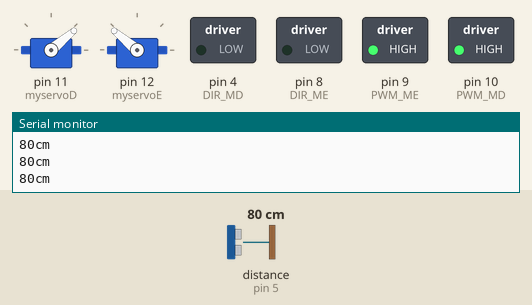
This sketch was run on a simulated Arduino Uno, built with avr-gcc and run on an emulated ATmega328P. On the bench: 2 × servo, switched loads named in the sketch (green lamp = pin HIGH), the last lines printed to the serial monitor. Dashed ring = blinking. The inputs (shaded band) are chosen by the test bench; at power-on: distance to the obstacle (sensor on pin 5) 80 cm.

Above: at 1.2 s.
1.3 s: distance to the obstacle (sensor on pin 5) set to 50 cm
4.3 s: distance to the obstacle (sensor on pin 5) set to 43 cm
At 4.54 s:
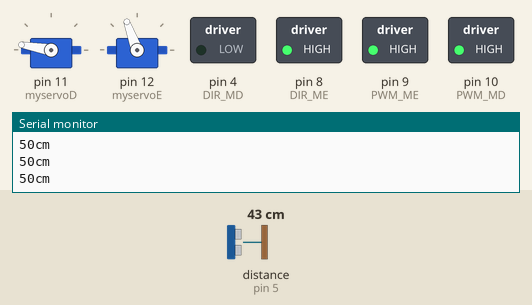
7.3 s: distance to the obstacle (sensor on pin 5) set to 60 cm
At 7.39 s:
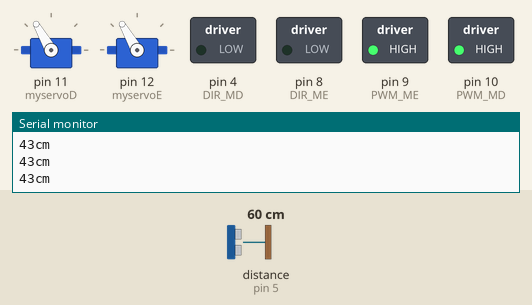
10.3 s: distance to the obstacle (sensor on pin 5) set to 2 cm
At 10.5 s:
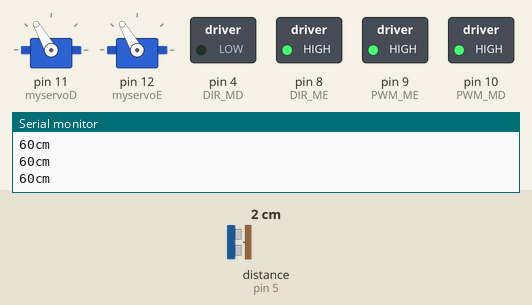
13.3 s: distance to the obstacle (sensor on pin 5) set to 120 cm
At 13.34 s:
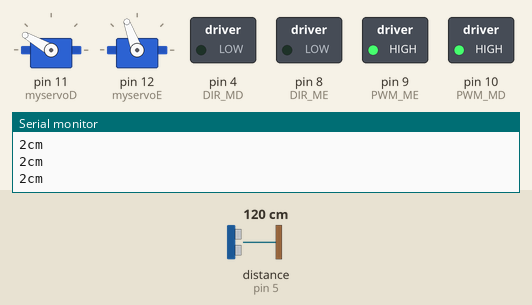
16.3 s: distance to the obstacle (sensor on pin 5) set to 4 cm
At 16.49 s:
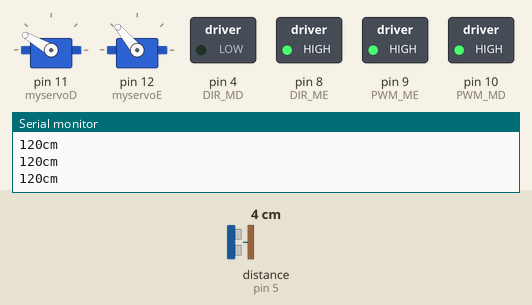
Timing chart, 0 to 22.4 s (numbered marks = the images above; inputs shaded):
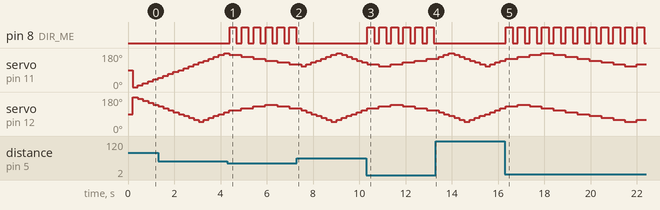

Measured:
- the behaviour switches between 46 and 45 cm on distance to the obstacle (sensor on pin 5) (found by bisection; images 0 and 1)
- after the input at 4.3 s, pin 8 (DIR_ME): alternates HIGH for 0.30 s and LOW for 0.22 s, starting after 0.09 s
- after the input at 7.3 s, pin 8 (DIR_ME): stops changing and stays LOW
- after the input at 10.3 s, pin 8 (DIR_ME): alternates HIGH for 0.30 s and LOW for 0.22 s, starting after 0.05 s
- after the input at 13.3 s, pin 8 (DIR_ME): stops changing and stays LOW
- after the input at 16.3 s, pin 8 (DIR_ME): alternates HIGH for 0.30 s and LOW for 0.22 s, starting after 0.05 s

The sketch:

K9.ino
```cpp
/**
 * Programa do K9
 *
 *
 * Autor: Mauricio de O. Pena
 * Data: 30/01/2014
 *
 */
#include <Ultrasonic.h>
#include <Servo.h>

// Indica constantes
#define PWM_MD 10            // PWM MOTOR DIREITO
#define PWM_ME 9             // PWM MOTOR ESQUERDO
#define DIR_MD 4             // DIRECAO MOTOR DIREITO
#define DIR_ME 8             // DIRECAO MOTOR ESQUERDO

// Seta variaveis globais
Ultrasonic ultrasonic(2, 5); // indica
Servo myservoD;              // inica objeto do servo da direita do cão
Servo myservoE;              // inica objeto do servo da esquerda do cão
int pos1 = 0;                // variável para armazenar a posição de servo da direita
int pos2 = 180;              // variável para armazenar a posição de servo da esquerda
int dir1 = 1;                // variable to store the servo position
int dir2 = 0;                // variable to store the servo position
long distancia = 100000000L; // variavel que recebe valor da distancia

void setup() {

    // Seta os pinos dos PWM dos motores como saidas
    pinMode(PWM_ME, OUTPUT);
    pinMode(PWM_MD, OUTPUT);

    // Seta os 2 pinos de controle dos motores
    pinMode(DIR_ME, OUTPUT);
    pinMode(DIR_MD, OUTPUT);

    // Aciona ambos os motores em 100%
    analogWrite(PWM_ME, 255);
    analogWrite(PWM_MD, 255);

    // Define direcao dos 2 motores
    digitalWrite(DIR_ME, LOW);
    digitalWrite(DIR_MD, LOW);

    // Configuracao da porta serial, para exibir as leituras do sonar
    Serial.begin( 9600 );

    // Configura servos
    myservoD.attach(11);  // atribui o servo no pino 11 para o objeto servo da direita do cão
    myservoE.attach(12);  // atribui o servo no pino 12 para o objeto servo da esquerda do cão
}

void loop() {

    // Obtem valor do sonar
    distancia = ultrasonic.Ranging(CM);

    // Checa se o robo colidiu com algo
    if (distancia <= 45)
    {
      // Movimenta para tras, circulando
      digitalWrite(DIR_ME, HIGH);
      digitalWrite(DIR_MD, LOW);

      // Aguarda 0,3 segundo
      delay(300);

      // Movimenta para frente
      digitalWrite(DIR_ME, LOW);
      digitalWrite(DIR_MD, LOW);
    }

    // Exibe leitura do sonar
    Serial.print(distancia);
    Serial.println( "cm" );
    delay(200);      // tempo necessario para uma nova leitura do sonar

    // Movimenta os servos
    myservoD.write(pos1);
    myservoE.write(pos2);
    delay(15);

    if (dir1 == 1)
    {
      pos1 += 10;
      if (pos1 == 180)
      {
        dir1 = 0;
      }
    }
    else
    {
      pos1 -= 10;
      if (pos1 == 110)
      {
        dir1 = 1;
      }
    }

    if (dir2 == 1)
    {
      pos2 += 10;
      if (pos2 == 140)
      {
        dir2 = 0;
      }
    }
    else
    {
      pos2 -=10;
      if (pos2 == 50)
      {
        dir2 = 1;
      }
    }

    //Serial.println(pos1);
    //Serial.println(pos2);
}
```
